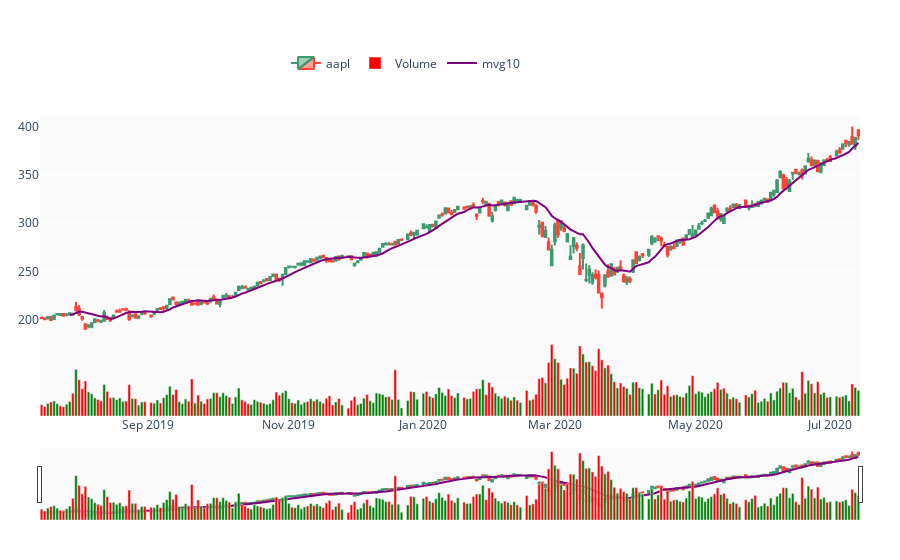

Notebook code for this chart:
### Code cell
pp.add_line('mvg10', 'purple', 'mvg10')
pp.show()

### Figure 1 — Plotly figure (JSON) as saved in the notebook; plotly's stock layout.template omitted (floating-point values rounded to 4 significant figures; data arrays with more than 128 entries replaced by an {"elided": "..."} marker saying what was removed)
{"data": [{"close": {"elided": "253 float values"}, "high": {"elided": "253 float values"}, "low": {"elided": "253 float values"}, "name": "aapl", "open": {"elided": "253 float values"}, "type": "candlestick", "x": {"elided": "253 str values"}, "yaxis": "y"}, {"marker": {"color": {"elided": "253 str values"}}, "name": "Volume", "type": "bar", "x": {"elided": "253 str values"}, "y": {"elided": "253 int values"}, "yaxis": "y2"}, {"line": {"color": "purple"}, "mode": "lines", "name": "mvg10", "showlegend": true, "type": "scatter", "x": {"elided": "253 str values"}, "y": {"elided": "253 float values"}, "yaxis": "y"}], "layout": {"legend": {"orientation": "h", "x": 0.3, "y": 0.9, "yanchor": "bottom"}, "margin": {"b": 40, "l": 40, "r": 40, "t": 40}, "plot_bgcolor": "rgb(250, 250, 250)", "xaxis": {"anchor": "y2", "rangebreaks": [{"bounds": ["sat", "mon"]}, {"values": ["2015-12-25", "2016-01-01"]}], "rangeselector": {"visible": true}}, "yaxis": {"domain": [0.2, 0.8], "showticklabels": true}, "yaxis2": {"domain": [0, 0.2], "showticklabels": false}}}
